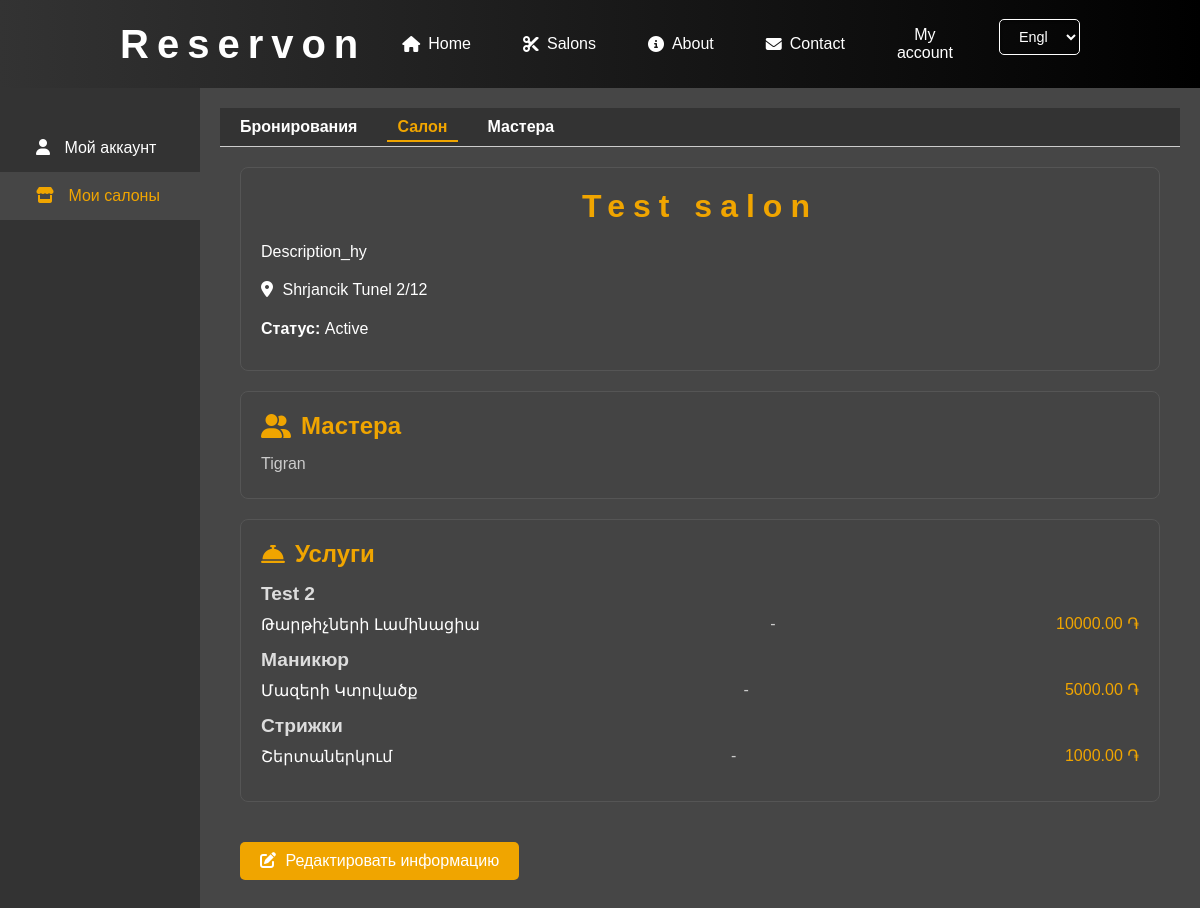
Before: /user-account/ (signed in) with the older database file.
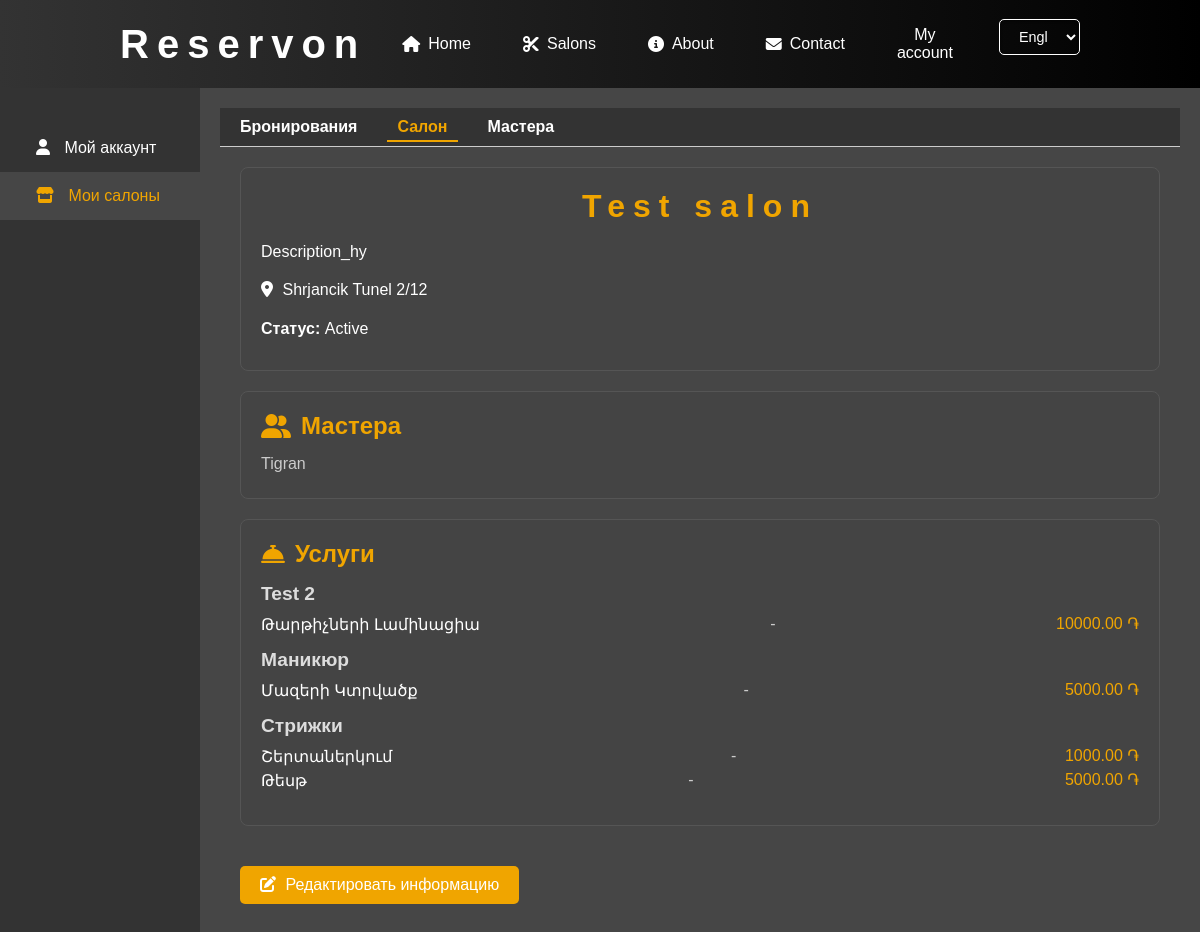
After: the same page with the newer database file.
### salons/models.py (models this page shows, shortened)
class Barber(models.Model):
    salon = models.ForeignKey(Salon, on_delete=models.CASCADE, related_name='barbers')
    user = models.OneToOneField(User, on_delete=models.SET_NULL, null=True, blank=True)
    name = models.CharField(max_length=100)
    avatar = models.ImageField(upload_to='salons/barbers', blank=True, null=True)
    description = models.TextField(blank=True, null=True)
    categories = models.ManyToManyField(ServiceCategory, related_name='barbers')  # Add this line

class Service(models.Model):
    STATUS_CHOICES = [
        ('active', 'Active'),
        ('suspend', 'Suspend'),
    ]
    name = models.CharField(max_length=100)
    image = models.ImageField(upload_to='salons/services', blank=True, null=True)
    price = models.DecimalField(max_digits=8, decimal_places=2)
    duration = models.DurationField()
    salon = models.ForeignKey(Salon, on_delete=models.CASCADE, related_name='services')
    category = models.ForeignKey(ServiceCategory, on_delete=models.SET_NULL, null=True, blank=True, related_name='services')
    status = models.CharField(
        max_length=10,
        choices=STATUS_CHOICES,
        default='active',
        verbose_name="Status"
    )

class ServiceCategory(models.Model):
    name = models.CharField(max_length=100, unique=True)  # Название категории
    default_duration = models.IntegerField('Default duration (minutes)', default=15)

### user_account/views.py (the view)
# urls.py: path('', views.account_dashboard, name='account_dashboard'),
@login_required
def account_dashboard(request):
    user = request.user
    salons = user.administered_salons.all()
    salon_id = request.GET.get('salon_id')
    if salon_id:
        selected_salon = get_object_or_404(Salon, id=salon_id, admins=user)
    else:
        selected_salon = salons.first() if salons.exists() else None
    categories_with_services = []
    if selected_salon:
        services = selected_salon.services.select_related('category').all()
        category_services = defaultdict(list)
        for service in services:
            category_name = service.category.name if service.category else 'Без категории'
            category_services[category_name].append(service)
        categories_with_services = sorted(category_services.items())
    context = {
        'salons': salons,
        'selected_salon': selected_salon,
        'categories_with_services': categories_with_services,
        'currency_symbol': '֏',
        'active_menu': 'salon',
        'active_sidebar': 'salons',
    }
    return render(request, 'user_account/dashboard.html', context)

### user_account/templates/user_account/dashboard.html
{% extends "user_account/account_base.html" %}
{% load static %}
{% block page_content %}
<div class="salon-content">
    {% if selected_salon %}
        <div class="card">
            <h1 class="card-title">{{ selected_salon.name }}</h1>
            <div class="card-body">
                <p class="salon-description">{{ selected_salon.description_hy|default:"Описание не указано" }}</p>
                <p class="salon-address"><i class="fas fa-map-marker-alt"></i> {{ selected_salon.address }}</p>
                <p class="salon-status"><strong>Статус:</strong> {{ selected_salon.get_status_display }}</p>
            </div>
        </div>
        <a href="{% url 'user_account:salon_masters' %}" class="card card-link">
            <h2 class="card-subtitle"><i class="fas fa-user-friends"></i> Мастера</h2>
            <div class="card-body">
                {% if selected_salon.barbers.all %}
                    <ul class="barbers-list">
                        {% for barber in selected_salon.barbers.all %}
                            <li>{{ barber.name }}</li>
                        {% empty %}
                            <li>Нет мастеров.</li>
                        {% endfor %}
                    </ul>
                {% else %}
                    <p>Нет мастеров.</p>
                {% endif %}
            </div>
        </a>
        <div class="card">
            <h2 class="card-subtitle"><i class="fas fa-concierge-bell"></i> Услуги</h2>
            <div class="card-body">
                {% if categories_with_services %}
                    {% for category_name, services in categories_with_services %}
                        <div class="service-category">
                            <h3 class="service-category-title">{{ category_name }}</h3>
                            <ul class="services-list">
                                {% for service in services %}
                                    <li>
                                        <span class="service-name">{{ service.name }}</span>
                                        - <span class="service-price">{{ service.price }} {{ currency_symbol }}</span>
                                    </li>
                                {% endfor %}
                            </ul>
                        </div>
                    {% endfor %}
                {% else %}
                    <p>Нет услуг.</p>
                {% endif %}
            </div>
        </div>
        <a href="#" class="edit-button"><i class="fas fa-edit"></i> Редактировать информацию</a>
    {% else %}
        <p>У вас нет салонов.</p>
    {% endif %}
</div>
{% endblock %}

Changed rows visible on the page:
added Service: name "Թեսթ", price "5000.00", currency_symbol "֏", shown under "Стрижки"
